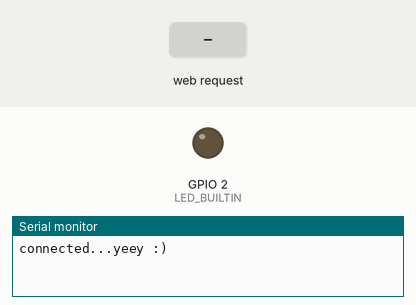
Simulated run of this sketch. Board: ESP32. Shown: output pins drawn as LEDs (lit = HIGH), the last lines printed to the serial monitor. The test bench sets the inputs (shaded band). WiFi joins after 1.5 s; servers stay silent unless stated; random numbers use the default seed unless the sketch sets one.

Above: at 2.7 s.
2.8 s: HTTP request GET /led_toggle received
At 4.1 s:
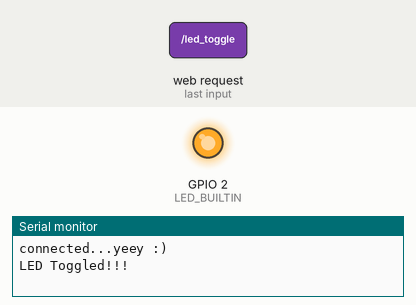
Timing chart, 0 to 5.8 s (numbered marks = the images above; inputs shaded):
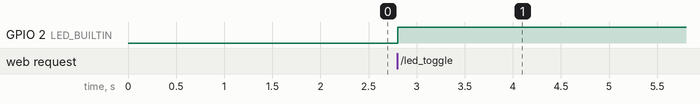

The sketch:

esp32_wm_server.ino
```cpp
#include <WiFiManager.h>
#include <ESPAsyncWebServer.h>
#include <DNSServer.h>
#include <ESPmDNS.h>
#include <Update.h>

#include "index.h"

const char* http_username = "stechiez";
const char* http_password = "test1234";

AsyncWebServer server(80);    // Create an instance of the AsyncWebServer

int nCounter;

void notFound(AsyncWebServerRequest *request) {
  request->send(404, "text/plain", "Not found");
}

void setup() {
    pinMode(LED_BUILTIN, OUTPUT);

    WiFi.mode(WIFI_STA); // explicitly set mode, esp defaults to STA+AP
    // it is a good practice to make sure your code sets wifi mode how you want it.

    // put your setup code here, to run once:
    Serial.begin(115200);

    //WiFiManager, Local intialization. Once its business is done, there is no need to keep it around
    WiFiManager wm;
    //wm.resetSettings();

    bool res;
    // res = wm.autoConnect(); // auto generated AP name from chipid
    // res = wm.autoConnect("AutoConnectAP"); // anonymous ap
    res = wm.autoConnect("AutoConnectAP","password"); // password protected ap

    if(!res) {
        Serial.println("Failed to connect");
        // ESP.restart();
    }
    else {
        Serial.println("connected...yeey :)");
    }

    server.on("/", HTTP_GET, [](AsyncWebServerRequest * request) {
    if (!request->authenticate(http_username, http_password))
      return request->requestAuthentication();
    request->send_P(200, "text/html", index_html, NULL);
  });

    server.on("/adc_value", HTTP_GET, [](AsyncWebServerRequest * request) {
    nCounter ++;
    request->send(200, "text/html", String(nCounter));
  });

      server.on("/led_toggle", HTTP_GET, [](AsyncWebServerRequest * request) {
    Serial.println("LED Toggled!!!");
    digitalWrite(LED_BUILTIN, !digitalRead(LED_BUILTIN));
    request->send(200, "text/html", "");
  });

  server.on("/get", HTTP_GET, [] (AsyncWebServerRequest * request) {
    String inputMessage;
    String inputParam;

    Serial.println(inputMessage);
    request->send(200, "text/html", index_html);
  });
  server.onNotFound(notFound);
  server.begin();
}

void loop() {

}
```

index.h
```cpp
const char index_html[] PROGMEM = R"rawliteral(
<!DOCTYPE html>
<html lang="en">
<head>
    <meta charset="UTF-8">
    <meta name="viewport" content="width=device-width, initial-scale=1.0">
    <title>STechiezDIY</title>
    <style>
        body {
            display: flex;
            justify-content: center;
            align-items: flex-start;
            height: 100vh;
            margin: 0;
            background-color: #282c34;
            color: white;
            font-family: Arial, sans-serif;
        }
        .center-content {
            text-align: center;
            margin-top: 50px;
        }
        h1 {
            font-size: 4em;
            margin-bottom: 20px;
        }
        .adc-value {
            margin: 20px 0;
            font-size: 3em;
            font-weight: bold;
            color: #61dafb;
        }
        .button {
            margin: 10px;
            padding: 20px 40px;
            font-size: 2em;
            cursor: pointer;
            border: none;
            border-radius: 5px;
            background-color: #61dafb;
            color: #282c34;
            transition: background-color 0.3s, color 0.3s;
        }
        .button:hover {
            background-color: #21a1f1;
            color: white;
        }
    </style>
</head>
<body>
    <div class="center-content">
        <h1>STechiezDIY</h1>
        <div class="adc-value">ADC Value: <span id="adcValue">0</span></div>
        <button class="button" onclick="openYouTube()">Open YouTube</button>
        <button class="button" onclick="toggleLED()">LED Switch</button>
    </div>

    <script>
        function openYouTube() {
            window.open('https://www.youtube.com/@StechiezDIY?sub_confirmation=1', '_blank');
        }

        function toggleLED() {
            var xhttp = new XMLHttpRequest();
            // Here you can add the code to toggle the LED.
            // For demonstration, we just log to the console.

            alert('LED toggled');  // Showing an alert for visual feedback
            xhttp.open("GET", "led_toggle", true);
            xhttp.send();
        }

        function getADCValue() {
        var xhttp = new XMLHttpRequest();
        xhttp.onreadystatechange = function() {
          if (this.readyState == 4 && this.status == 200) {
            document.getElementById("adcValue").innerHTML =
            this.responseText;
          }
        };
        xhttp.open("GET", "adc_value", true);
        xhttp.send();
      }

        // Simulate ADC value update
        setInterval(() => {
            // Generate a random ADC value for demonstration
            //const adcValue = Math.floor(Math.random() * 1024);
            //document.getElementById('adcValue').innerText = adcValue;
            getADCValue();
        }, 1000);  // Update every second
    </script>
</body>
</html>

)rawliteral";
```

Measured:
- after the input at 2.8 s, GPIO 2 (LED_BUILTIN): LOW → HIGH at once
